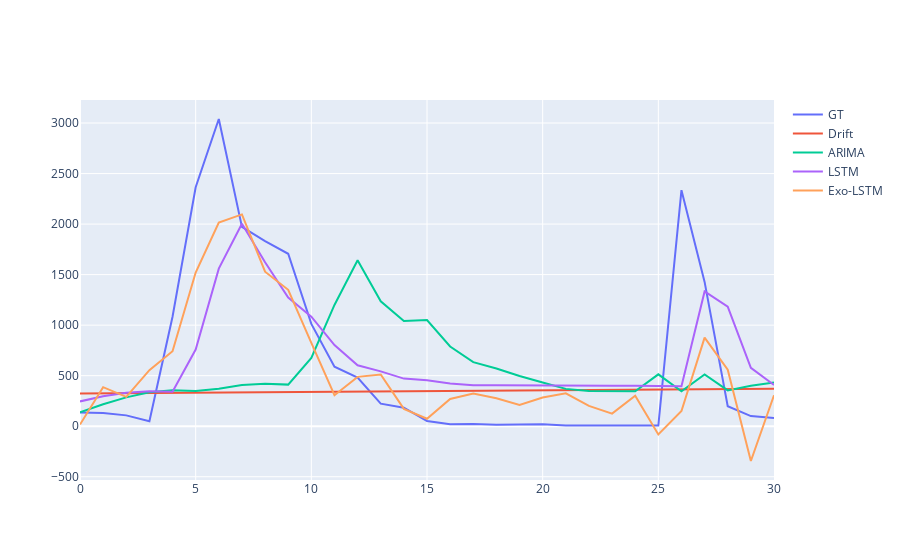
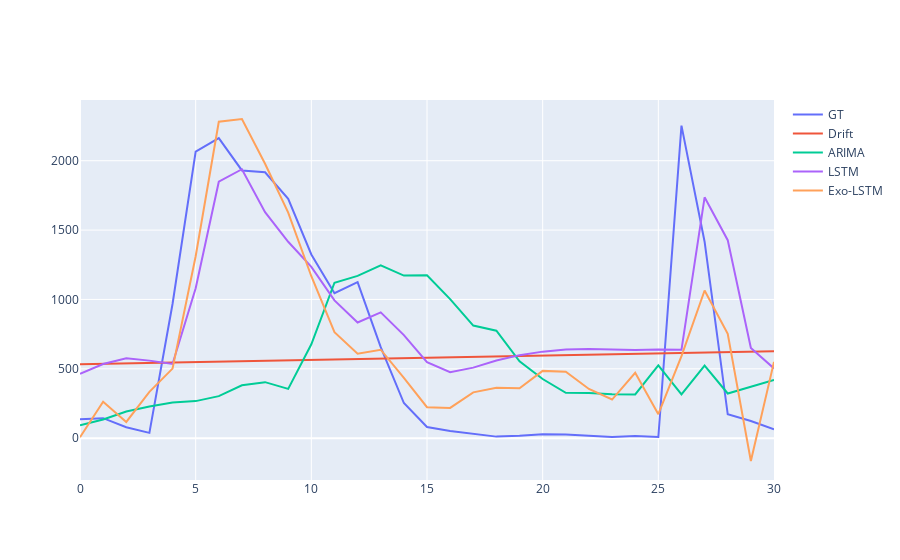

Notebook source saved alongside these figures, in order:
### Markdown cell above
# Forecasting evaluation

### Code cell
single_run_results = []
n_runs = 1

for dataset in aug_datasets:
    print("Running forecasting for sales in", dataset)
    curr_def_rmse = curr_def_mae = curr_aug_rmse = curr_aug_mae = 0
    for run in range(n_runs):
        print ("Run #", run+1)
        # Load the default and augmented versions of the data
        aug_dataset = aug_datasets[dataset]
        def_dataset = def_datasets[dataset]

        # Create training and test data
        def_train, def_test = ts_train_test_split(def_dataset)
        aug_train, aug_test = ts_train_test_split(aug_dataset)

        def_tr_df, def_te_df = prepare_for_network(def_train, def_test)
        aug_tr_df, aug_te_df = prepare_for_network(aug_train, aug_test)
       
        # Extract the columns which display most correlation with the value we are trying to predict.
        # As it can be seen in the 
        default_desired_input_features = cols_with_most_corr(def_dataset, 0)
        aug_desired_input_features = cols_with_most_corr(aug_dataset, 0)
        #default_desired_input_features = granger_casuality_for_features(def_dataset)
        #aug_desired_input_features = granger_casuality_for_features(aug_dataset)
        print("Default input features:", default_desired_input_features)
        print("Input features with exogenous data:", aug_desired_input_features)

        # Prepare data for the LSTM Network. We need to create sequences of inputs and outputs
        # so that our time series problem esentially becomes a "supervised regression problem"
        def_inp_tr, def_out_tr, def_inp_te, def_out_te = build_in_out_seq(def_tr_df, def_te_df, default_desired_input_features)
        aug_inp_tr, aug_out_tr, aug_inp_te, aug_out_te = build_in_out_seq(aug_tr_df, aug_te_df, aug_desired_input_features)

        # Transform the input and output sequences into PyTorch Tensors in order to feed them to the model
        def_x_train=torch.cat((torch.Tensor(def_inp_tr),torch.Tensor(def_out_tr)),1)
        def_x_test=torch.Tensor(def_inp_te)
        aug_x_train=torch.cat((torch.Tensor(aug_inp_tr),torch.Tensor(aug_out_tr)),1)
        aug_x_test=torch.Tensor(aug_inp_te)

        # Define the two LSTM Models and Optimizer objects (one for the default data and the other for the augmented)
        # First create the LSTM Model that will be used for forecasting
        loss_fn = nn.MSELoss()

        def_LSTM_Model = Model(input_size=len(default_desired_input_features), hidden_size=len(default_desired_input_features)*21, output_size=len(default_desired_input_features))
        def_optimizer = optim.Adam(def_LSTM_Model.parameters(), lr=1e-3)
        def_scheduler = optim.lr_scheduler.StepLR(optimizer=def_optimizer, step_size=25, gamma=0.1)
        def_opt_obj = Optimization(def_LSTM_Model, loss_fn, def_optimizer, def_scheduler)

        aug_LSTM_Model = Model(input_size=len(aug_desired_input_features), hidden_size=len(aug_desired_input_features)*21, output_size=len(aug_desired_input_features))
        aug_optimizer = optim.Adam(aug_LSTM_Model.parameters(), lr=1e-3)
        aug_scheduler = optim.lr_scheduler.StepLR(optimizer=aug_optimizer, step_size=25, gamma=0.1)
        aug_opt_obj = Optimization(aug_LSTM_Model, loss_fn, aug_optimizer, aug_scheduler)
        
        ## Run STL Decomposition as baseline
        print("Running Drift and Seasonal Drift models based on STL Decomposition...")
        f_steps = def_test.shape[0]
        decomp = decompose(def_train.vendita, period=52)
        drift_forecast = forecast(decomp, steps=f_steps, fc_func=drift)
        #sdrift_forecast = forecast(decomp, steps=f_steps, fc_func=drift, seasonal=True)
        drift_rmse = sm.tools.eval_measures.rmse(def_test.vendita.values, drift_forecast.drift.values)
        drift_mae = sm.tools.eval_measures.meanabs(def_test.vendita.values, drift_forecast.drift.values)
        print("Done\n")
        # Run ARIMA as another baseline
        print("Running ARIMA Model...")
        # Fit your model
        arima_model = pm.auto_arima(def_train.vendita, seasonal=True, m=52, suppress_warnings=True)
        # Predict #test steps into the future
        arima_forecasts = arima_model.predict(def_test.shape[0])  
        arima_rmse = sm.tools.eval_measures.rmse(def_test.vendita.values, arima_forecasts)
        arima_mae = sm.tools.eval_measures.meanabs(def_test.vendita.values, arima_forecasts)
        print("Done\n")

        # Run LSTM and Exo-LSTM
        print("Training the default LSTM model...")
        def_opt_obj.train(def_x_train[:,:-1],def_x_train[:,1:],def_x_train[:,:-1],def_x_train[:,1:], do_teacher_forcing=True, n_epochs=len(default_desired_input_features)*10)
        print("Done\n")
        print("Training the augmented Exo-LSTM model...")
        aug_opt_obj.train(aug_x_train[:,:-1],aug_x_train[:,1:],aug_x_train[:,:-1],aug_x_train[:,1:], do_teacher_forcing=True, n_epochs=len(aug_desired_input_features)*10)
        print("Done\n")

        def_pred=def_LSTM_Model(def_x_test, 2)
        aug_pred=aug_LSTM_Model(aug_x_test, 2)

        # Check results of both forecasts
        def_mean = np.mean(def_train["vendita"].values)
        def_std = np.std(def_train["vendita"].values)
        aug_mean = np.mean(aug_train["vendita"].values)
        aug_std = np.std(aug_train["vendita"].values)
        
        curr_def_rmse = check_lstm_forecast_results(def_pred, def_inp_te, def_out_te, def_mean, def_std)[0]
        curr_def_mae = check_lstm_forecast_results(def_pred, def_inp_te, def_out_te, def_mean, def_std)[1]
        curr_aug_rmse = check_lstm_forecast_results(aug_pred, aug_inp_te, aug_out_te, aug_mean, aug_std)[0]
        curr_aug_mae = check_lstm_forecast_results(aug_pred, aug_inp_te, aug_out_te, aug_mean, aug_std)[1]
        
        #plt.figure(figsize=(12,7))
        #plt.title("Forecast for " + str(def_out_te.shape[0]) +  " (all) test entries")        
        #plt.plot(range(0,def_out_te.shape[0]), def_out_te[:def_out_te.shape[0],0,0]*def_std+def_mean, label="GT")
        #plt.plot(range(0,def_out_te.shape[0]), drift_forecast.drift.values[:def_out_te.shape[0]], label="Drift")
        #plt.plot(range(0,def_out_te.shape[0]), arima_forecasts[:def_out_te.shape[0]], label="ARIMA")
        #plt.plot(range(0,def_out_te.shape[0]), def_pred[:def_out_te.shape[0],-2,0].detach().cpu().numpy()*def_std+def_mean, label="LSTM")
        #plt.plot(range(0,aug_out_te.shape[0]), aug_pred[:aug_out_te.shape[0],-2,0].detach().cpu().numpy()*aug_std+aug_mean, label="Exo-LSTM")
        #plt.legend()
        #plt.show()
        
        fig = go.Figure()
        x_labels = list(range(0,def_out_te.shape[0]))

        fig.add_trace(go.Scatter(x=x_labels, y=def_out_te[:def_out_te.shape[0],0,0]*def_std+def_mean,
                    mode='lines', name='GT'))
        fig.add_trace(go.Scatter(x=x_labels, y=drift_forecast.drift.values[8:def_out_te.shape[0]],
                    mode='lines', name='Drift'))
        fig.add_trace(go.Scatter(x=x_labels, y=arima_forecasts[:def_out_te.shape[0]],
                    mode='lines', name='ARIMA'))
        fig.add_trace(go.Scatter(x=x_labels, y=def_pred[:def_out_te.shape[0],-2,0].detach().cpu().numpy()*def_std+def_mean,
                    mode='lines', name='LSTM'))
        fig.add_trace(go.Scatter(x=x_labels, y=aug_pred[:aug_out_te.shape[0],-2,0].detach().cpu().numpy()*aug_std+aug_mean,
                    mode='lines', name='Exo-LSTM'))

        fig.show()
        
        single_run_results.append([dataset, "run "+str(run+1), drift_rmse, arima_rmse, curr_def_rmse, curr_aug_rmse, drift_mae, arima_mae, curr_def_mae, curr_aug_mae])
        print()
        
        
## ARIMA, SARIMA from statsmodels: All preds in-sample (one step ahead) or out of sample !!!
## Extract params + order from auto-arima

## Extra metrics: SMAP, Pct on Naive forecast.

## Boxplots for error distribution

### Figure 1 — Plotly figure (JSON) as saved in the notebook; plotly's stock layout.template omitted (floating-point values rounded to 4 significant figures)
{"data": [{"mode": "lines", "name": "GT", "type": "scatter", "x": [0, 1, 2, 3, 4, 5, 6, 7, 8, 9, 10, 11, 12, 13, 14, 15, 16, 17, 18, 19, 20, 21, 22, 23, 24, 25, 26, 27, 28, 29, 30], "y": [135, 131, 107, 49.0, 1083, 2365, 3040, 1972, 1832, 1706, 1012, 589, 480, 223, 183, 52, 19, 21, 14, 14, 20, 7, 9, 9, 7, 6, 2336, 1428, 198, 100.0, 82]}, {"mode": "lines", "name": "Drift", "type": "scatter", "x": [0, 1, 2, 3, 4, 5, 6, 7, 8, 9, 10, 11, 12, 13, 14, 15, 16, 17, 18, 19, 20, 21, 22, 23, 24, 25, 26, 27, 28, 29, 30], "y": [322.7, 324.3, 325.9, 327.6, 329.2, 330.8, 332.4, 334.0, 335.7, 337.3, 338.9, 340.5, 342.1, 343.8, 345.4, 347.0, 348.6, 350.2, 351.9, 353.5, 355.1, 356.7, 358.4, 360.0, 361.6, 363.2, 364.8, 366.5, 368.1, 369.7, 371.3]}, {"mode": "lines", "name": "ARIMA", "type": "scatter", "x": [0, 1, 2, 3, 4, 5, 6, 7, 8, 9, 10, 11, 12, 13, 14, 15, 16, 17, 18, 19, 20, 21, 22, 23, 24, 25, 26, 27, 28, 29, 30], "y": [138.6, 217.8, 285.0, 335.5, 356.3, 348.3, 370.8, 408.3, 420.1, 411.4, 675.6, 1200.0, 1642.0, 1236.0, 1042.0, 1051.0, 789.0, 633.5, 571.5, 496.5, 432.4, 369.3, 347.8, 349.2, 346.0, 513.3, 345.3, 512.0, 354.2, 399.4, 431.7]}, {"mode": "lines", "name": "LSTM", "type": "scatter", "x": [0, 1, 2, 3, 4, 5, 6, 7, 8, 9, 10, 11, 12, 13, 14, 15, 16, 17, 18, 19, 20, 21, 22, 23, 24, 25, 26, 27, 28, 29, 30], "y": [245.4, 297.3, 330.8, 346.0, 340.8, 758.5, 1559.0, 2003.0, 1623.0, 1272.0, 1084.0, 802.7, 602.7, 542.6, 471.0, 455.3, 422.1, 405.7, 405.0, 405.3, 405.7, 407.6, 403.2, 401.4, 399.7, 397.1, 394.4, 1334.0, 1182.0, 577.5, 407.6]}, {"mode": "lines", "name": "Exo-LSTM", "type": "scatter", "x": [0, 1, 2, 3, 4, 5, 6, 7, 8, 9, 10, 11, 12, 13, 14, 15, 16, 17, 18, 19, 20, 21, 22, 23, 24, 25, 26, 27, 28, 29, 30], "y": [16.11, 385.9, 290.5, 555.0, 741.9, 1520.0, 2015.0, 2096.0, 1529.0, 1349.0, 823.9, 307.1, 488.2, 511.5, 171.9, 73.75, 269.9, 322.6, 276.7, 210.4, 283.8, 325.4, 200.3, 124.2, 302.4, -81.72, 149.7, 876.8, 559.7, -344.4, 306.4]}], "layout": {}}

### Figure 2 — Plotly figure (JSON) as saved in the notebook; plotly's stock layout.template omitted (floating-point values rounded to 4 significant figures)
{"data": [{"mode": "lines", "name": "GT", "type": "scatter", "x": [0, 1, 2, 3, 4, 5, 6, 7, 8, 9, 10, 11, 12, 13, 14, 15, 16, 17, 18, 19, 20, 21, 22, 23, 24, 25, 26, 27, 28, 29, 30], "y": [137, 144.0, 79.0, 38, 967, 2065, 2163.0, 1930, 1917, 1725, 1324, 1045, 1125, 656, 253, 80, 51, 30, 11, 17, 28, 26, 18, 8, 16, 8, 2253, 1416, 172.0, 124, 64.0]}, {"mode": "lines", "name": "Drift", "type": "scatter", "x": [0, 1, 2, 3, 4, 5, 6, 7, 8, 9, 10, 11, 12, 13, 14, 15, 16, 17, 18, 19, 20, 21, 22, 23, 24, 25, 26, 27, 28, 29, 30], "y": [532.6, 535.7, 538.8, 541.9, 545.1, 548.2, 551.3, 554.5, 557.6, 560.7, 563.8, 567.0, 570.1, 573.2, 576.4, 579.5, 582.6, 585.7, 588.9, 592.0, 595.1, 598.3, 601.4, 604.5, 607.7, 610.8, 613.9, 617.0, 620.2, 623.3, 626.4]}, {"mode": "lines", "name": "ARIMA", "type": "scatter", "x": [0, 1, 2, 3, 4, 5, 6, 7, 8, 9, 10, 11, 12, 13, 14, 15, 16, 17, 18, 19, 20, 21, 22, 23, 24, 25, 26, 27, 28, 29, 30], "y": [92.27, 134.1, 192.3, 227.8, 256.9, 267.1, 302.8, 381.3, 403.7, 355.2, 676.7, 1120.0, 1170.0, 1246.0, 1172.0, 1174.0, 1003.0, 811.8, 774.5, 553.7, 426.2, 326.5, 324.9, 316.9, 315.5, 524.1, 315.9, 522.9, 321.9, 371.0, 419.2]}, {"mode": "lines", "name": "LSTM", "type": "scatter", "x": [0, 1, 2, 3, 4, 5, 6, 7, 8, 9, 10, 11, 12, 13, 14, 15, 16, 17, 18, 19, 20, 21, 22, 23, 24, 25, 26, 27, 28, 29, 30], "y": [463.4, 534.7, 576.1, 558.9, 535.2, 1081.0, 1849.0, 1939.0, 1629.0, 1416.0, 1235.0, 993.2, 833.5, 906.5, 742.9, 547.0, 476.0, 508.4, 559.3, 598.4, 623.7, 639.1, 642.8, 640.2, 635.1, 638.3, 636.6, 1736.0, 1427.0, 649.4, 502.6]}, {"mode": "lines", "name": "Exo-LSTM", "type": "scatter", "x": [0, 1, 2, 3, 4, 5, 6, 7, 8, 9, 10, 11, 12, 13, 14, 15, 16, 17, 18, 19, 20, 21, 22, 23, 24, 25, 26, 27, 28, 29, 30], "y": [5.885, 263.1, 116.7, 333.8, 501.4, 1311.0, 2281.0, 2301.0, 1978.0, 1626.0, 1167.0, 763.9, 608.7, 637.5, 435.1, 223.2, 218.2, 330.1, 362.5, 359.0, 485.0, 479.5, 354.3, 278.4, 471.3, 172.5, 591.3, 1064.0, 752.4, -164.7, 549.9]}], "layout": {}}
